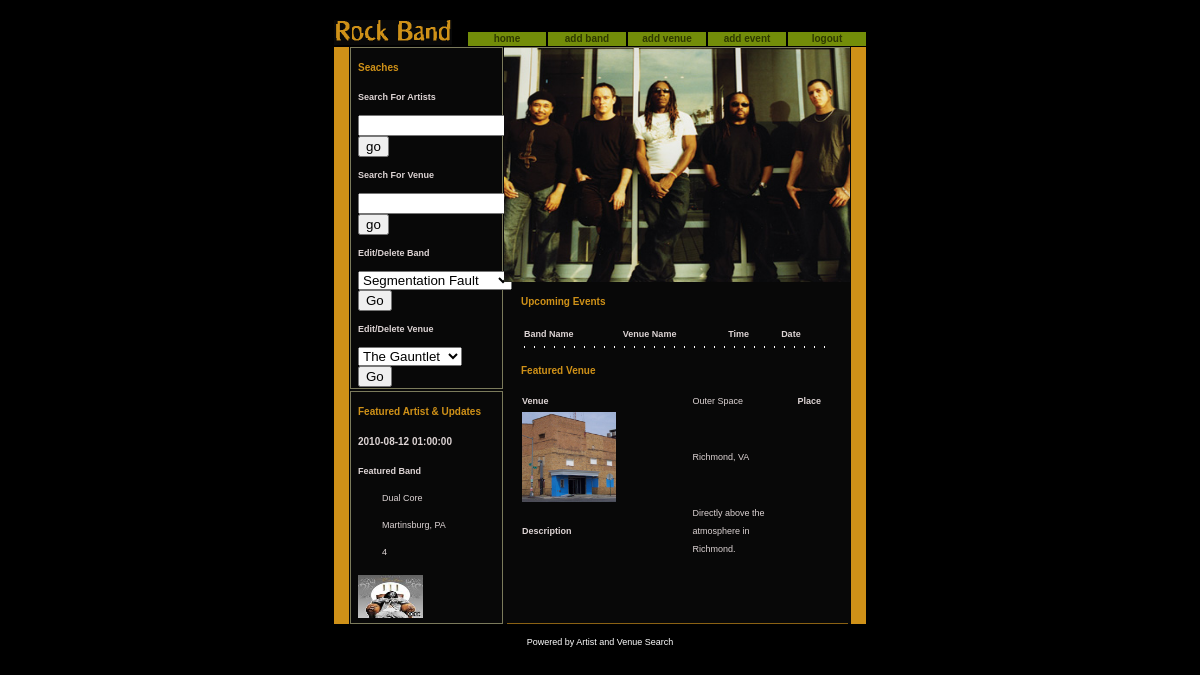
Before: /mainPage.php (signed in) with the older database file.
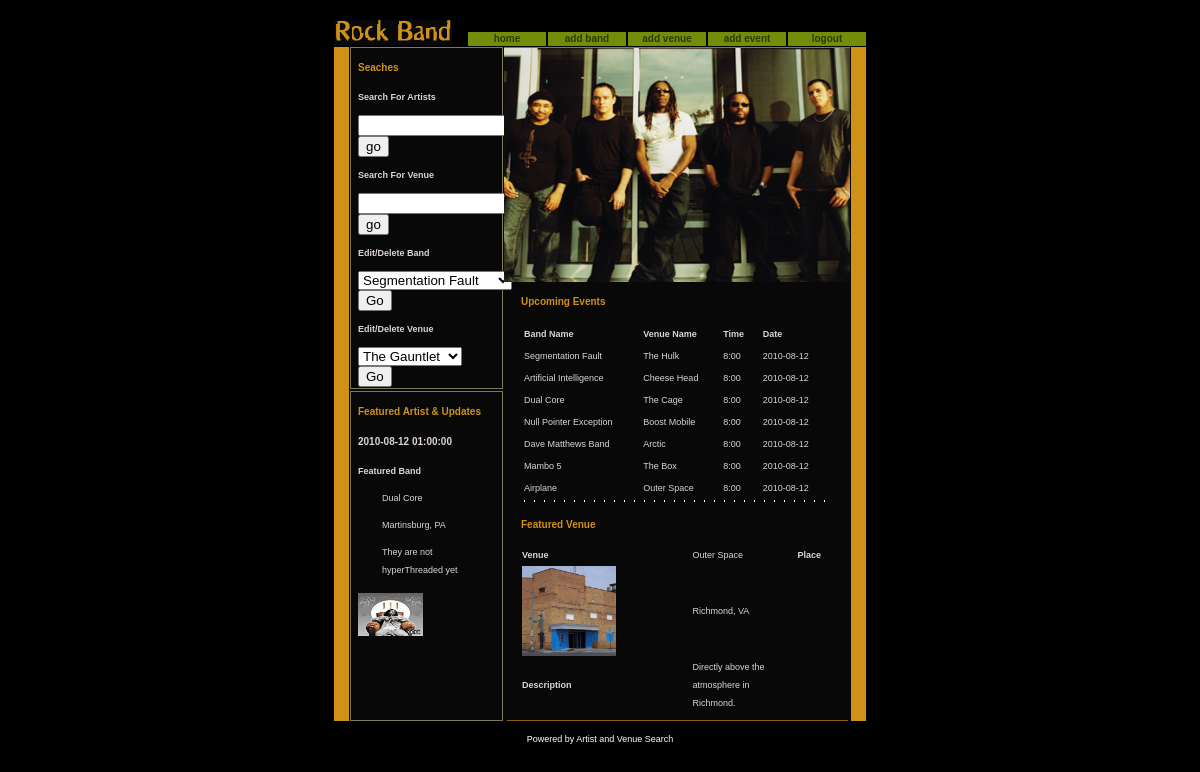
After: the same page with the newer database file.
### tables this page shows
CREATE TABLE band (
	band_id INT NOT NULL AUTO_INCREMENT,
	PRIMARY KEY(band_id),
	band_name VARCHAR(25) NOT NULL,
	hometown VARCHAR(30) NOT NULL,
	genre1 INT,
	genre2 INT,
	genre3 INT,
	CONSTRAINT genre_genre1_fk
	FOREIGN KEY(genre1)
	REFERENCES genre(genre_id),
	CONSTRAINT genre_genre2_fk
	FOREIGN KEY(genre2)
	REFERENCES genre(genre_id),
	CONSTRAINT genre_genre3_fk
	FOREIGN KEY(genre3)
	REFERENCES genre(genre_id),
	description BLOB NOT NULL,
	picture_file VARCHAR(75),
	album1 VARCHAR(50),
	album2 VARCHAR(50),
	album3 VARCHAR(50),
	album4 VARCHAR(50),
	album5 VARCHAR(50)
);

### mainPage.php (the view, shortened to what this page needs)
<!DOCTYPE html PUBLIC "-//W3C//DTD XHTML 1.0 Transitional//EN" "http://www.w3.org/TR/xhtml1/DTD/xhtml1-transitional.dtd">
<html xmlns="http://www.w3.org/1999/xhtml">
<head>
	<link href="style.css" rel="stylesheet" type="text/css" />
</head>
<body>
<?php
	if(!isset($_SESSION['user_name'])){
			echo "<h1>The username or password is incorrect. <a href=\"index.php\">Please try again.</a></h1>";
			}else{
	?>
<div id="wrapper">
	<ul id="nav">
		<li><a href="mainPage.php">home</a></li>
		<li><a href="addBand.php">add band</a></li>
		<li><a href="addVenue.php">add venue</a></li>
		<li><a href="addEvent.php">add event</a></li>
		<li><a href="index.php">logout</a></li>
	</ul>
	<h1><a href="mainPage.php"><img src="images/logo.gif" width="118" height="25" alt="Rock Band" /></a></h1>
	<div id="body">
		<div id="bodyi">
			<div id="bodyj">
				<div id="sidebar">
					<div class="content">
						<h2>Seaches</h2>
						<p><b>Search For Artists</b></p>
						<form method="post" action="searchName.php">
						<input type="text" id="searchbox" name="searchbox" />
						<input type="submit" value="go" name="submit" />
						</form>
						<p><b>Search For Venue</b></p>
						<form method="post" action="searchVenue.php">
						<input type="text" id="searchbox" name="searchbox" />
						<input type="submit" value="go" name="submit" />
						</form>
						<p><b>Edit/Delete Band</b></p>
						<form method="post" action="bandPage.php">
						<select name="editBand" width="2"><?php
							include "db_connect.php";
							$query = "SELECT DISTINCT band_name FROM band;";
							$result = mysqli_query($db, $query);
							while($row = mysqli_fetch_array($result))
							{
							$band = $row['band_name'];
							echo "<option>$band</option>\n";
							}
							?>
					</select>
					<input type="submit" value="Go" name="submit2" />
					<br />
					</form>
					<p><b>Edit/Delete Venue</b></p>
						<form method="post" action="venuePage.php">
						<select name="editVenue" width="2"><?php
							include "db_connect.php";
							$query = "SELECT DISTINCT venue FROM venue;";
							$result = mysqli_query($db, $query);
							while($row = mysqli_fetch_array($result))
							{
							$venue = $row['venue'];
							echo "<option>$venue</option>\n";
							}
							?>
						</select>
						<input type="submit" value="Go" name="submit3" />
					<br />
					</form>
					</div>
					<div class="divider"></div>
					<div class="content">
						<h2>Featured Artist &amp; Updates</h2>
						<h3><?php
						$date= date('Y-m-d H:i:s');
						echo $date; ?></h3>
						<p><?php include "featured.php"?>
						<img src="images/pic_3.jpg" width="65" height="43" alt="pic 3" />
						</p>
					</div>
				</div>
				<div id="content">
					<img src="images/dmb.jpg" width="346" height="234" alt="dmb" />
					<div class="content">
						<h2>Upcoming Events</h2>
						<?php
						include "db_connect.php";
						$query = "SELECT b.band_name, v.venue, e.time, e.date
FROM band b
INNER JOIN upcoming_shows e
INNER JOIN venue v ON b.band_id = e.band_id
AND v.venue_id = e.venue_id
GROUP BY e.event_id";
						echo "<table ALIGN='center' id=\"hor-minimalist-b\">\n<tr><th>Band Name</th><th>Venue Name </th><th>Time</th><th>Date</th></tr>\n\n";
						$result = mysqli_query($db, $query)
						 or die("Error Querying Database");
						 while($row = mysqli_fetch_array($result)){
						$bandName = $row['band_name'];
						$venue = $row['venue'];
						$time = $row['time'];
						$date = $row['date'];
						echo "<tr><td  >$bandName</td><td>$venue</td><td>$time</td><td>$date</td></tr>\n";}
						echo "</table>";?>
						<div class="divider"></div>
						<h2>Featured Venue</h2>
						<?php
						include "db_connect.php";
						$query = "SELECT description, location, venue FROM venue ORDER BY RAND() LIMIT 1;";
						$result = mysqli_query($db, $query)
						or die("Error Querying Database");
						while($row = mysqli_fetch_array($result)) {
						$description = $row['description'];
						$location = $row['location'];
						$name = $row['venue'];
																	}?>
						<table summary="Venue" border="0" cellspacing="0">
						<tr>
							<th width="55%">Venue</th>
							<?php echo "<td> $name </td>";?>
							<th>Place</th>
						</tr>
						<tr>
							<td><img src="images/pic_5.jpg" width="94" height="90" alt="Venue" class="left" /></td>
							<?php echo "<td> $location</td>";?>
						</tr>
						<th>Description</th>
						<?php echo "<td> $description </td>";?>
						</table>
					</div>
				</div>
			</div>
		</div>
	</div>
	<p id="power">Powered by Artist and Venue Search</p>
	<?php }
	?>
</div>
</body>
</html>

### featured.php
<b>Featured Band</b>
<?php
 include "db_connect.php";
 $query = "SELECT description, hometown, band_name FROM band ORDER BY RAND() LIMIT 1;";
 $result = mysqli_query($db, $query)
 or die("Error Querying Database");
 while($row = mysqli_fetch_array($result)) {
	$description = $row['description'];
	$location = $row['hometown'];
	$name = $row['band_name'];
 }
 echo "<div class='content'><p>$name</p>";
 echo "<p>$location</p>";
 echo "<p>$description</p></div>";
 ?>

Changed rows visible on the page:
changed band "Dual Core": description "4" → "They are not hyperThreaded yet"
Other visible differences:
new list line: "Segmentation Fault The Hulk 8:00 2010-08-12"
new list line: "Artificial Intelligence Cheese Head 8:00 2010-08-12"
new list line: "Dual Core The Cage 8:00 2010-08-12"
new list line: "Null Pointer Exception Boost Mobile 8:00 2010-08-12"
new list line: "Dave Matthews Band Arctic 8:00 2010-08-12"
new list line: "Mambo 5 The Box 8:00 2010-08-12"
new list line: "Airplane Outer Space 8:00 2010-08-12"
